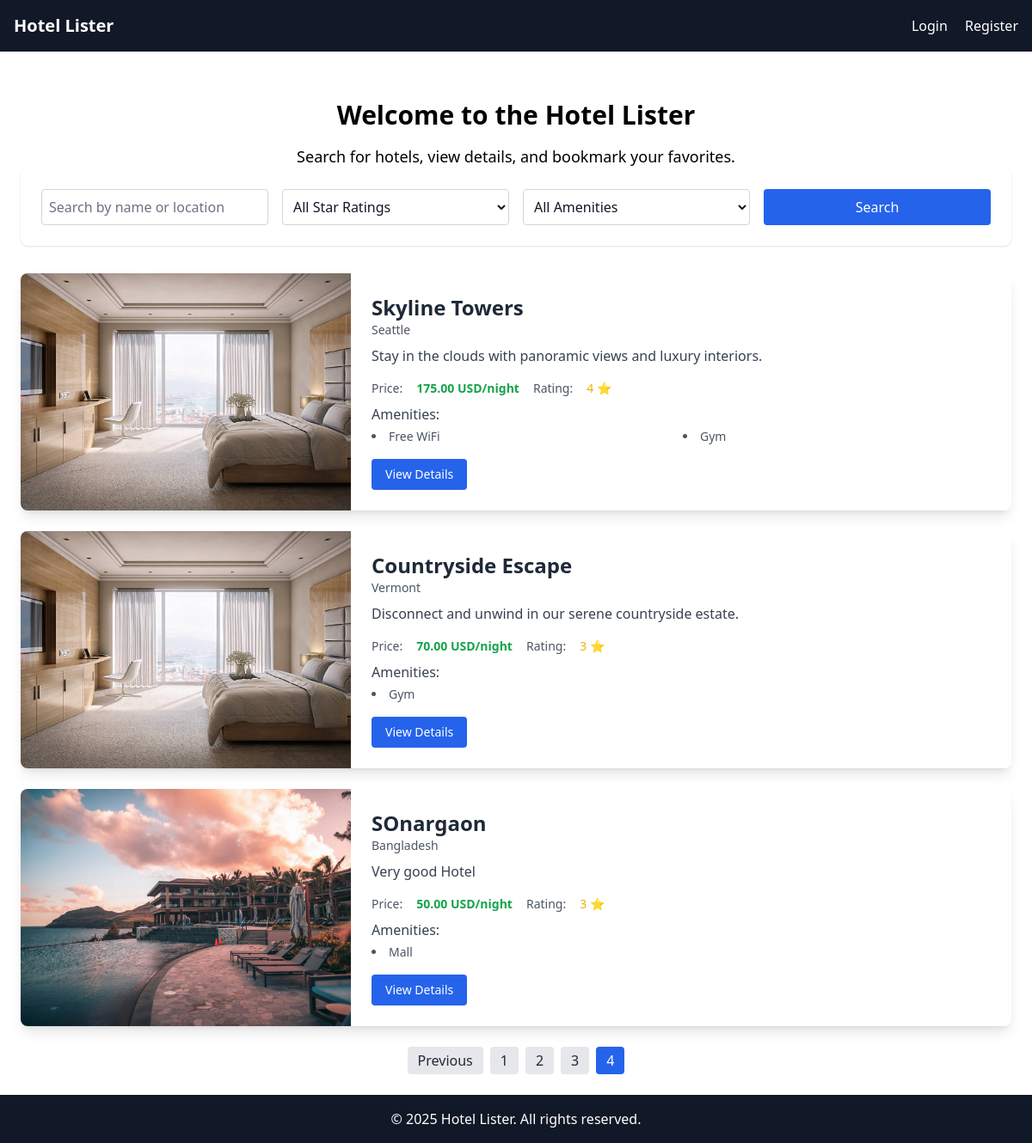
/?page=4, run on the app's committed database.
### home/models.py (models this page shows, shortened)
class BaseModel(models.Model):
    uid = models.UUIDField(default=uuid.uuid4, editable=False, primary_key=True)
    created_at = models.DateTimeField(auto_now_add=True)
    updated_at = models.DateTimeField(auto_now=True)
    class Meta:
        abstract = True

class Hotel(BaseModel):
    hotel_name = models.CharField(max_length=200)
    description = models.TextField()
    price = models.DecimalField(max_digits=10, decimal_places=2)
    star_rating = models.IntegerField(choices=[(i, f"{i} Star") for i in range(1, 6)])
    location = models.CharField(max_length=100)
    amenities = models.ManyToManyField(Amenity, related_name="hotels")
    room_count = models.IntegerField(default=10)

class HotelImage(BaseModel):
    hotel = models.ForeignKey(Hotel, related_name="images", on_delete=models.CASCADE)
    image = models.ImageField(upload_to='hotels/')

class Amenity(BaseModel):
    name = models.CharField(max_length=100)

### home/views.py (the view)
# urls.py: 2. Add a URL to urlpatterns:  path('', views.home, name='home')
def home(request):
    query = request.GET.get('q', '')
    star_rating = request.GET.get('star_rating')
    amenity = request.GET.get('amenity')
    hotels = Hotel.objects.all()
    if query:
        hotels = hotels.filter(Q(hotel_name__icontains=query) | Q(location__icontains=query))
    if star_rating:
        hotels = hotels.filter(star_rating=star_rating)
    if amenity:
        hotels = hotels.filter(amenities__name__icontains=amenity)
    for hotel in hotels:
        hotel.image = hotel.images.first() if hotel.images.exists() else None
    paginator = Paginator(hotels, 3)
    page_number = request.GET.get('page')
    hotels_page = paginator.get_page(page_number)
    amenities = Amenity.objects.all()
    bookmarked_hotels = []
    if request.user.is_authenticated:
        bookmarked_hotels = HotelBookmark.objects.filter(user=request.user).values_list('hotel__uid', flat=True)
    return render(request, 'home.html', {
        'hotels': hotels_page,  # paginated hotels
        'query': query,
        'star_rating': star_rating,
        'amenity': amenity,
        'amenities': amenities,
        'bookmarked_hotels': bookmarked_hotels,
    })

### home/templates/home.html (shortened to what this page needs)
{% extends 'base.html' %}
{% block content %}
  <div class="text-center mt-8">
    <h1 class="text-3xl font-bold">Welcome to the Hotel Lister</h1>
    <p class="mt-4 text-lg">Search for hotels, view details, and bookmark your favorites.</p>
  </div>
<form method="get" class="bg-white dark:bg-gray-800 rounded-lg shadow p-6 mb-6 grid grid-cols-1 md:grid-cols-4 gap-4">
  <input type="text" name="q" placeholder="Search by name or location"
         value="{{ query }}"
         class="p-2 border border-gray-300 dark:border-gray-600 bg-white dark:bg-gray-700 text-gray-900 dark:text-white placeholder-gray-500 dark:placeholder-gray-400 rounded w-full" />
  <select name="star_rating"
          class="p-2 border border-gray-300 dark:border-gray-600 bg-white dark:bg-gray-700 text-gray-900 dark:text-white rounded w-full">
    <option value="">All Star Ratings</option>
  </select>
  <select name="amenity"
          class="p-2 border border-gray-300 dark:border-gray-600 bg-white dark:bg-gray-700 text-gray-900 dark:text-white rounded w-full">
    <option value="">All Amenities</option>
  </select>
  <button type="submit"
          class="bg-blue-600 hover:bg-blue-700 text-white px-4 py-2 rounded w-full md:w-auto">
    Search
  </button>
</form>
  <div class="mt-8 space-y-6">
    {% for hotel in hotels %}
    <div class="bg-white rounded-lg shadow-lg overflow-hidden flex flex-col md:flex-row relative">
        <div class="md:w-1/3 w-full h-64 md:h-auto">
          {% with hotel.images.all|first as first_image %}
            {% if first_image %}
              <img src="{{ first_image.image.url }}" alt="{{ hotel.hotel_name }}" class="object-cover w-full h-full">
            {% else %}
              <img src="https://via.placeholder.com/400x300.png?text=No+Image" alt="No image available" class="object-cover w-full h-full">
            {% endif %}
          {% endwith %}
        </div>
        <div class="md:w-2/3 p-6 flex flex-col justify-between">
          <div>
            <h2 class="text-2xl font-semibold text-gray-800">{{ hotel.hotel_name }}</h2>
            <p class="text-gray-600 text-sm mb-2">{{ hotel.location }}</p>
            <p class="text-gray-700 text-base mb-4">{{ hotel.description|truncatewords:25 }}</p>
            <div class="flex items-center space-x-4 text-sm text-gray-600 mb-2">
              <span class="font-medium">Price:</span>
              <span class="font-semibold text-green-600">{{ hotel.price }} USD/night</span>
              <span class="ml-4 font-medium">Rating:</span>
              <span class="text-yellow-500">{{ hotel.star_rating }} ⭐</span>
            </div>
            <div class="mt-2">
              <p class="font-medium text-gray-700 mb-1">Amenities:</p>
              <ul class="list-disc list-inside text-sm text-gray-600 grid grid-cols-2 gap-1">
                {% for amenity in hotel.amenities.all %}
                  <li>{{ amenity.name }}</li>
                {% empty %}
                  <li>No amenities listed</li>
                {% endfor %}
              </ul>
            </div>
          </div>
          <div class="mt-4">
            <a href="{% url 'hotel_detail' hotel.uid %}" class="inline-block px-4 py-2 bg-blue-600 text-white text-sm font-medium rounded hover:bg-blue-700 transition">
              View Details
            </a>
          </div>
        </div>
      </div>
    {% endfor %}
    <div class="mt-8 flex justify-center space-x-2">
      {% if hotels.has_previous %}
        <a href="?{% if query %}q={{ query }}&{% endif %}{% if star_rating %}star_rating={{ star_rating }}&{% endif %}{% if amenity %}amenity={{ amenity }}&{% endif %}page={{ hotels.previous_page_number }}"
          class="px-3 py-1 bg-gray-200 dark:bg-gray-700 text-gray-800 dark:text-white rounded hover:bg-gray-300 dark:hover:bg-gray-600">
          Previous
        </a>
      {% endif %}
      {% for num in hotels.paginator.page_range %}
        {% if hotels.number == num %}
          <span class="px-3 py-1 bg-blue-600 text-white rounded">{{ num }}</span>
        {% else %}
          <a href="?{% if query %}q={{ query }}&{% endif %}{% if star_rating %}star_rating={{ star_rating }}&{% endif %}{% if amenity %}amenity={{ amenity }}&{% endif %}page={{ num }}"
            class="px-3 py-1 bg-gray-200 dark:bg-gray-700 text-gray-800 dark:text-white rounded hover:bg-gray-300 dark:hover:bg-gray-600">
            {{ num }}
          </a>
        {% endif %}
      {% endfor %}
    </div>
  </div>
{% endblock %}

### data on the page
Hotel: image (picture), hotel_name "Skyline Towers", location "Seattle", description "Stay in the clouds with panoramic views and luxury interiors.", price "175.00", star_rating "4"
Amenity: name "Free WiFi"
Amenity: name "Gym"
Hotel: image (picture), hotel_name "Countryside Escape", location "Vermont", description "Disconnect and unwind in our serene countryside estate.", price "70.00", star_rating "3"
Hotel: image (picture), hotel_name "SOnargaon", location "Bangladesh", description "Very good Hotel", price "50.00", star_rating "3"
Amenity: name "Mall"

### other printed values
{{ num }} "1" "2" "3"
{{ num }} "4"
